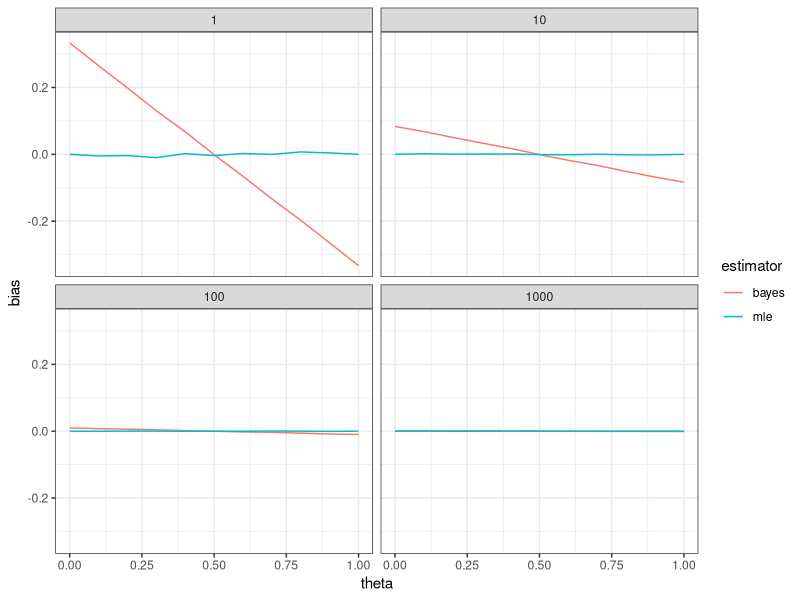
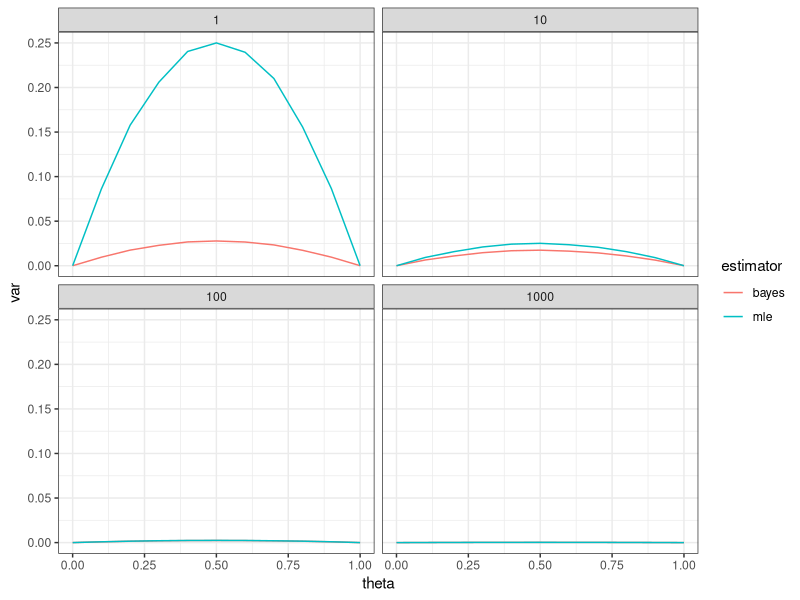
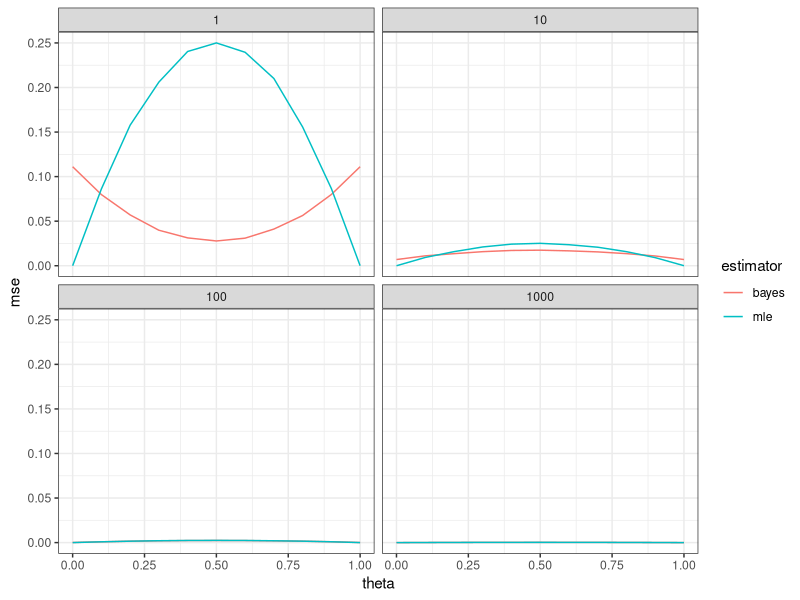
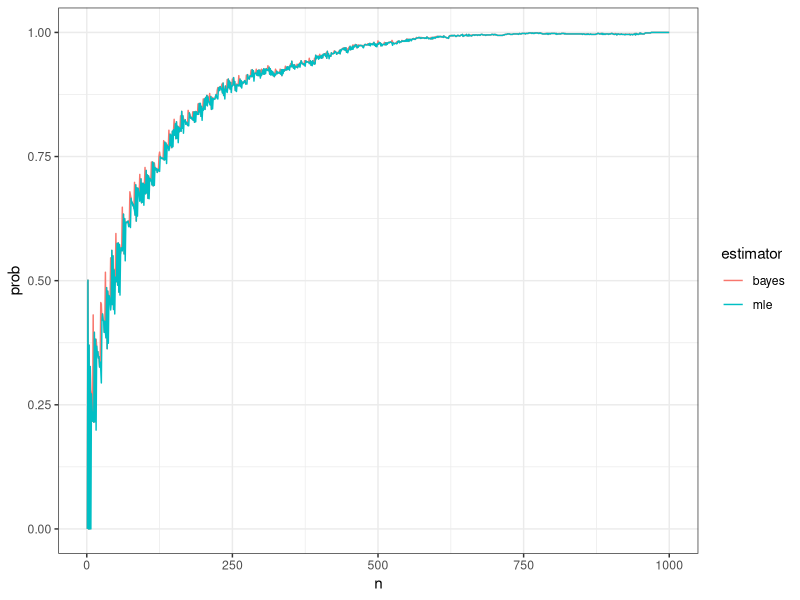
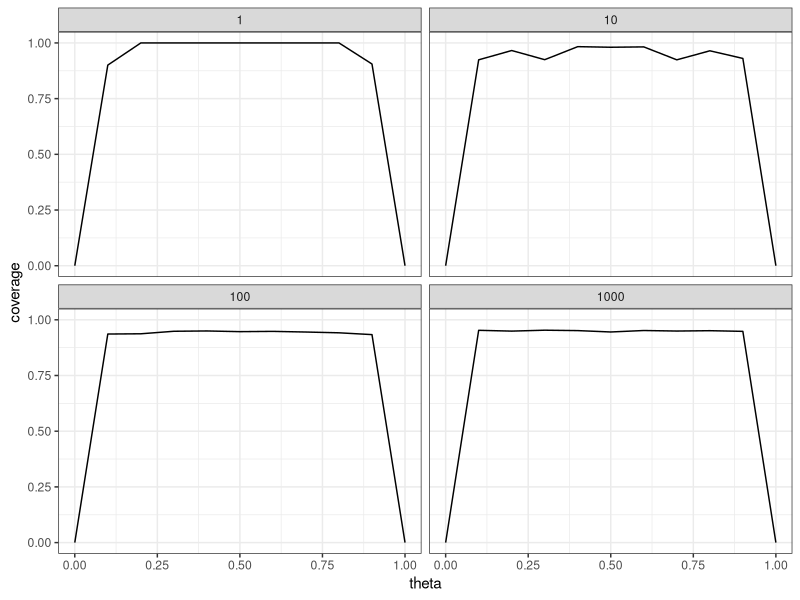
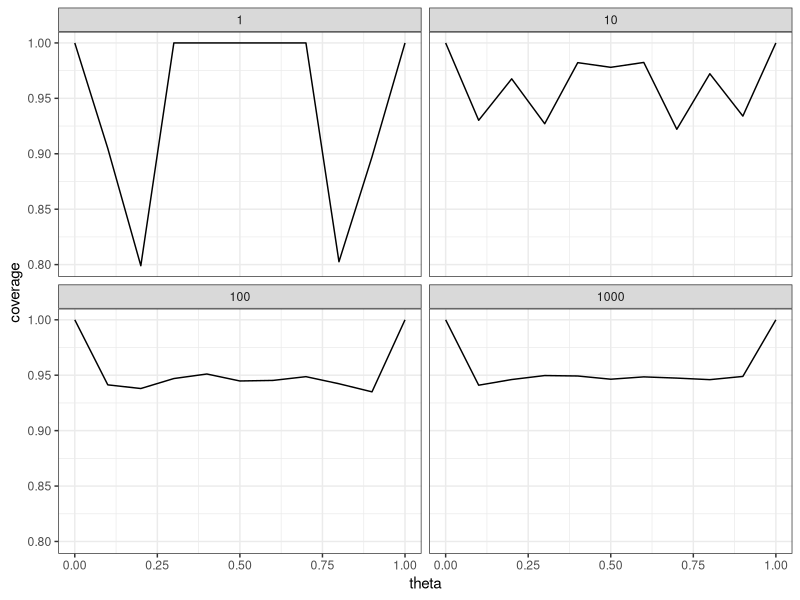

The R script that drew these images, in order:
## ------------------------------------------------------------------------
n <- 22
y <- 15
(mle <- y/n)

## ------------------------------------------------------------------------
(bayes <- (1+y)/(2+n))

## ------------------------------------------------------------------------
qbeta(c(.025,.975), 1+y, 1+n-y)

## ------------------------------------------------------------------------
n <- 10
theta <- 0.5

n_reps <- 1e4
mle <- numeric(n_reps)
bayes <- numeric(n_reps)

for (i in 1:n_reps) {
  y <- rbinom(1, size = n, prob = theta)
  mle[i] <- y/n
  bayes[i] <- (1+y)/(2+n)
}


mean(mle)  -0.5 # estimate of MLE bias
mean(bayes)-0.5 # estimate of Bayes bias

## ------------------------------------------------------------------------
mean(mle  ) + c(-1,1)*qnorm(.975)*sd(mle  )/sqrt(length(mle  )) - theta
mean(bayes) + c(-1,1)*qnorm(.975)*sd(bayes)/sqrt(length(bayes)) - theta

## ------------------------------------------------------------------------
y <- rbinom(n_reps, size = n, prob = theta)
mle   <- y/n
bayes <- (1+y)/(2+n)

mean(mle  ) + c(-1,1)*qnorm(.975)*sd(mle  )/sqrt(length(mle  )) - theta
mean(bayes) + c(-1,1)*qnorm(.975)*sd(bayes)/sqrt(length(bayes)) - theta

## ------------------------------------------------------------------------
settings <- expand.grid(n = 10^(0:3),
                        theta = seq(0,1,by=0.1))

## ---- eval=FALSE---------------------------------------------------------
## install.packages("plyr")

## ------------------------------------------------------------------------
library("plyr")

## ---- eval=FALSE---------------------------------------------------------
## ?plyr

## ------------------------------------------------------------------------
sim_study <- ddply(settings, .(n, theta), function(x) {
  y     <- rbinom(1e4, size = x$n, prob = x$theta)
  mle   <- y/x$n
  bayes <- (1+y)/(2+x$n)
  
  d <- data.frame(
    estimator = c("mle", "bayes"),
    bias      = c(mean(mle), mean(bayes)) - x$theta,
    var       = c(var( mle), var( bayes)))
  
  # d$se    <- sqrt(d$var / x$n)
  # d$lower <- d$bias-qnorm(.975)*d$se
  # d$upper <- d$bias+qnorm(.975)*d$se
  
  return(d)
})

## ------------------------------------------------------------------------
library("ggplot2")

ggplot(sim_study, aes(x=theta, y=bias, color=estimator)) +
  geom_line() +
  facet_wrap(~n) + 
  theme_bw()

## ------------------------------------------------------------------------
library("ggplot2")

ggplot(sim_study, aes(x=theta, y=var, color=estimator)) +
  geom_line() +
  facet_wrap(~n) + 
  theme_bw()

## ------------------------------------------------------------------------
sim_study$mse <- sim_study$var + sim_study$bias^2

ggplot(sim_study, aes(x=theta, y=mse, color=estimator)) +
  geom_line() +
  facet_wrap(~n) + 
  theme_bw()

## ------------------------------------------------------------------------
theta = 0.51
n_max <- 1e3

d <- ddply(data.frame(rep=1:1e3), .(rep), function(x) {
  x <- rbinom(n_max, size = 1, prob = theta)
  
  mle <- bayes <- numeric(n_max)
  for (n in 1:n_max) {
    y <- sum(x[1:n])
    mle[n] <- y/n
    bayes[n] <- (1+y)/(2+n)
  }
  
  data.frame(n     = 1:n_max,
             mle   = mle,
             bayes = bayes)
})

epsilon <- 0.05
sum <- ddply(d, .(n), function(x) {
  data.frame(estimator = c("mle","bayes"),
             prob = c(mean(abs(x$mle   - theta) < epsilon),
                      mean(abs(x$bayes - theta) < epsilon)))
})

## ------------------------------------------------------------------------
ggplot(sum, aes(x=n, y=prob, color=estimator)) + 
  geom_line() +
  theme_bw() 

## ------------------------------------------------------------------------
n <- 100
theta <- 0.5

n_reps <- 1e4
y <- rbinom(n_reps, size = n, prob = theta)

lower <- qbeta(.025, 1+y, 1+n-y)
upper <- qbeta(.975, 1+y, 1+n-y)

mean( lower < theta & theta < upper)

## ------------------------------------------------------------------------
p <- mean( lower < theta & theta < upper)

p + c(-1,1)*qnorm(.975)*sqrt(p*(1-p)/n_reps)

## ------------------------------------------------------------------------
settings <- expand.grid(n = 10^(0:3),
                        theta = seq(0,1,by=0.1))

sim_study <- ddply(settings, .(n, theta), function(x) {
  y     <- rbinom(1e4, size = x$n, prob = x$theta)
  mle   <- y/x$n
  bayes <- (1+y)/(2+x$n)
  
  lower <- qbeta(.025, 1+y, 1+x$n-y)
  upper <- qbeta(.975, 1+y, 1+x$n-y)
  
  data.frame(coverage = mean( lower <= x$theta & x$theta <= upper))
})

## ------------------------------------------------------------------------
ggplot(sim_study, aes(x=theta, y=coverage)) +
  geom_line() +
  facet_wrap(~n) + 
  theme_bw()

## ------------------------------------------------------------------------
sim_study <- ddply(settings, .(n, theta), function(x) {
  y     <- rbinom(1e4, size = x$n, prob = x$theta)
  mle   <- y/x$n
  bayes <- (1+y)/(2+x$n)
  
  lower <- qbeta(.025, 1+y, 1+x$n-y)
  upper <- qbeta(.975, 1+y, 1+x$n-y)
  
  # Fix intervals when y=0
  lower[y==0] <- 0
  upper[y==0] <- qbeta(.95, 1+0, 1+x$n-0)
  
  # Fix intervals when y=n
  upper[y==x$n] <- 1
  lower[y==x$n] <- qbeta(.05, 1+x$n, 1+x$n-x$n)
  
  data.frame(coverage = mean( lower <= x$theta & x$theta <= upper))
})

## ------------------------------------------------------------------------
ggplot(sim_study, aes(x=theta, y=coverage)) +
  geom_line() +
  facet_wrap(~n) + 
  theme_bw()
